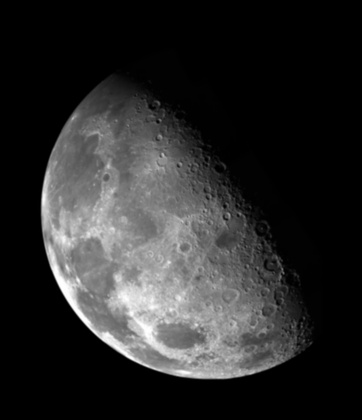
%> input picture ComputerVision/Assignment 3/Moon.jpg, 362 x 420 px, shrunk from 464 x 538 before the run
$ octave lapTest.m   (GNU Octave 9; MATLAB toolbox functions it lacks are replaced by stand-ins)
%> lines starting %> are read from the running program, lines starting %| are printed output that depends on the picture; in (x1, y1, x2, y2) boxes, pixels count from 0 and x2, y2 are one past the last pixel; in counts of white or black regions, pixels touching at a corner belong together; the program's own positions count from 1
moon = imread('Moon.jpg');
%> moon is the input picture: size 420x362 uint8; min 0, max 255, mean 42.6
plusLapFilter = [1,1,1;
                 1,-8,1;
                 1,1,1;];
negLapFilter = [-1,-1,-1;
                 -1,8,-1;
                 -1,-1,-1;];
g=0;
filterMoon = imfilter(moon,plusLapFilter);
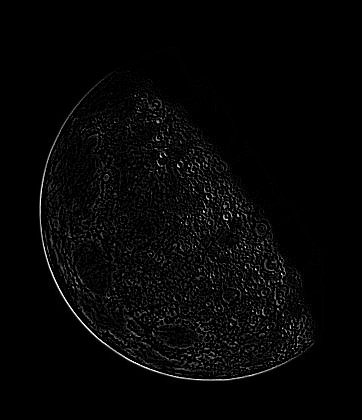
%> filterMoon: size 420x362 uint8; min 0, max 255, mean 6
[row,col] = size(filterMoon);
%> row = 420; col = 362
%scaledMoon = zeros(row,col);
for i=2:row-1
    for j=2:col-1
        g(i,j)= moon(i-1,j)+moon(i,j-1)+moon(i,j+1)+moon(i+1,j)-4*moon(i,j);
        if g(i,j)>255
            g(i,j) = 255;
        elseif g(i,j)<0
            g(i,j) = 0;
        end
    end
end
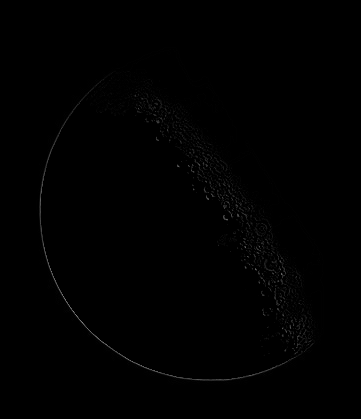
%> g: size 419x361 double; min 0, max 137, mean 0.8
scaledMoon = g;
enhnacedIm = zeros(row,col);
for i=1:row-1
    for j=1:col-1
        enhancedIm(i,j) = moon(i,j)-filterMoon(i,j)-scaledMoon(i,j);
    end
end
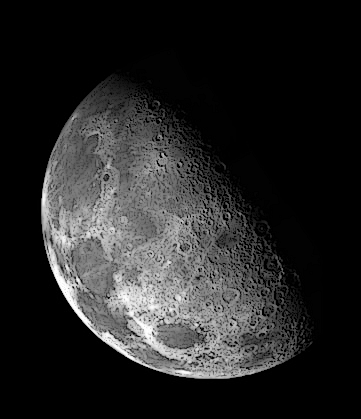
%> enhancedIm: size 419x361 uint8; min 0, max 255, mean 38.3


figure
subplot(2,2,1)
imshow(moon)
title('Origianl')
subplot(2,2,2)
imshow(filterMoon)
title('filtered')
subplot(2,2,3)
imshow(scaledMoon)
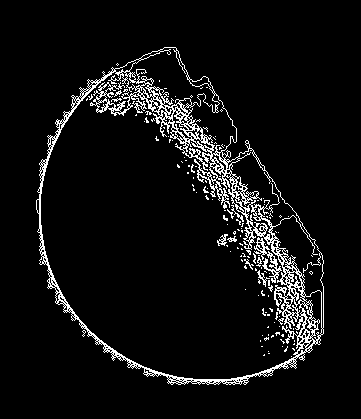
%> displayed picture: size 419x361, on the screen's scale of 0 to 255; 6.4% white in thin lines or dots, all inside (x1, y1, x2, y2) = (36, 47, 324, 385)
subplot(2,2,4)
imshow(enhancedIm)
